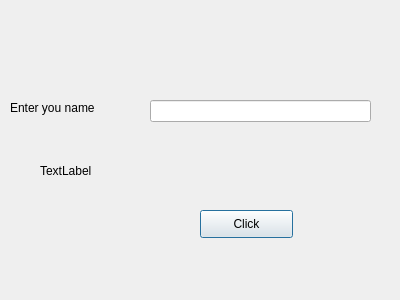
<?xml version="1.0" encoding="UTF-8"?>
<ui version="4.0">
 <class>Dialog</class>
 <widget class="QDialog" name="Dialog">
  <property name="geometry">
   <rect>
    <x>0</x>
    <y>0</y>
    <width>400</width>
    <height>300</height>
   </rect>
  </property>
  <property name="windowTitle">
   <string>Dialog</string>
  </property>
  <widget class="QLabel" name="labelEntername">
   <property name="geometry">
    <rect>
     <x>10</x>
     <y>100</y>
     <width>121</width>
     <height>16</height>
    </rect>
   </property>
   <property name="text">
    <string>Enter you name</string>
   </property>
  </widget>
  <widget class="QLabel" name="labelResponse">
   <property name="geometry">
    <rect>
     <x>40</x>
     <y>160</y>
     <width>201</width>
     <height>21</height>
    </rect>
   </property>
   <property name="minimumSize">
    <size>
     <width>0</width>
     <height>0</height>
    </size>
   </property>
   <property name="maximumSize">
    <size>
     <width>16777215</width>
     <height>16777215</height>
    </size>
   </property>
   <property name="text">
    <string>TextLabel       </string>
   </property>
  </widget>
  <widget class="QLineEdit" name="lineEditName">
   <property name="geometry">
    <rect>
     <x>150</x>
     <y>100</y>
     <width>221</width>
     <height>22</height>
    </rect>
   </property>
  </widget>
  <widget class="QPushButton" name="ButtonClickMe">
   <property name="geometry">
    <rect>
     <x>200</x>
     <y>210</y>
     <width>93</width>
     <height>28</height>
    </rect>
   </property>
   <property name="text">
    <string>Click</string>
   </property>
  </widget>
 </widget>
 <resources/>
 <connections/>
</ui>
